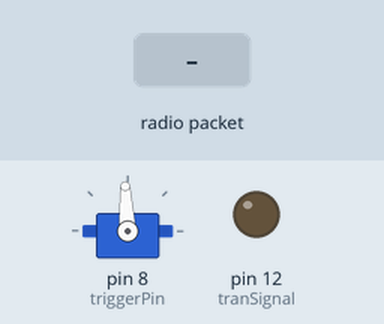
The sketch below on a simulated Arduino Uno, built with avr-gcc and run on an emulated ATmega328P. Shown: servo, output pins drawn as LEDs (lit = HIGH). The test bench sets the inputs (shaded band). No radio packets arrive unless stated.

Above: at 1.2 s.
1.3 s: radio packet "51" arrives
At 1.42 s:
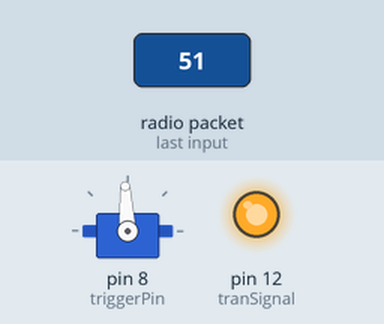
At 1.9 s:
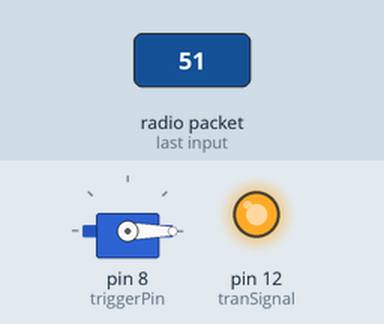
Timing chart, 0 to 10.3 s (numbered marks = the images above; inputs shaded):
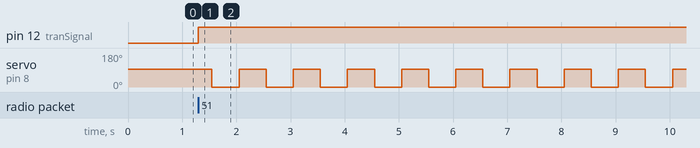

The sketch:

Nurf_Recepetor.ino
```cpp
#include "ServoTimer2.h"

#include <VirtualWire.h>

// Radio Wave Module Variables
const int dataPin = 7;
String rawCode;

//Mechanical Component Variables
int triggerPin = 8;
int tranSignal = 12;
ServoTimer2 trigger;

// Servo pulling trigger Mechanism
void pullTrigger() {
  trigger.write(500);
  delay(500);
  trigger.write(1500);
}

void rainFire() {
  digitalWrite(tranSignal, HIGH);
  delay(250);
  for (int i = 0; i < 10; i++){
    pullTrigger();
    delay(500);
  }
  delay(250);
  digitalWrite(tranSignal, LOW);
}

// This function turns the strings into actions
int translate(String raw) {
  if (raw == "48") {
    digitalWrite(tranSignal, LOW);
    Serial.println("Motor OFF");
  }
  else if (raw == "49") {
    digitalWrite(tranSignal, HIGH);
    Serial.println("Motor ON");
  }
  else if (raw == "50") {
    pullTrigger();
  }
  else if (raw == "51") {
    rainFire();
  }
  else {
    return;
  }
}

void setup()
{
  //Begin Serial Monitor
  Serial.begin(9600);

  //Begin Mechanical Components
  pinMode(tranSignal, OUTPUT);
  trigger.attach(triggerPin);
  trigger.write(1500);

  //Begin Radio Wave Components
  vw_setup(2000);
  vw_set_rx_pin(dataPin);
  vw_rx_start();
}

void loop()
{
  uint8_t buf[VW_MAX_MESSAGE_LEN];
  uint8_t buflen = VW_MAX_MESSAGE_LEN;

  // Checks if it has recieved anything.
  //If it has, it runs the code bellow.
  if (vw_get_message(buf, &buflen))
  {
    rawCode = "";
    for (int i = 0; i < buflen; i++)
    {
      //The Virtual Wire module sends the message in
      //chuncks. Here we are combining them into a
      //single string.
      rawCode += (char)buf[i];
    }
    translate(rawCode);
  }
}
```

Measured:
- after the input at 1.3 s, pin 12 (tranSignal): LOW → HIGH at once; servo on pin 8 (triggerPin): alternates 93° for 0.50 s and 0° for 0.50 s, starting after 0.25 s
